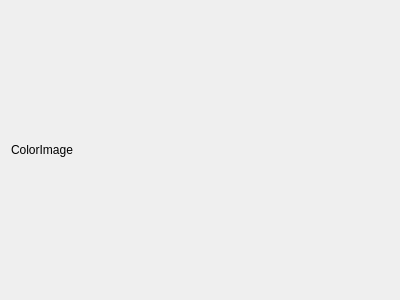
<?xml version="1.0" encoding="UTF-8"?>
<ui version="4.0">
 <class>colorStream</class>
 <widget class="QWidget" name="colorStream">
  <property name="geometry">
   <rect>
    <x>0</x>
    <y>0</y>
    <width>400</width>
    <height>300</height>
   </rect>
  </property>
  <property name="windowTitle">
   <string>Form</string>
  </property>
  <layout class="QGridLayout" name="gridLayout">
   <item row="0" column="0">
    <widget class="QLabel" name="colorImage">
     <property name="text">
      <string>ColorImage</string>
     </property>
    </widget>
   </item>
  </layout>
 </widget>
 <resources/>
 <connections/>
</ui>
